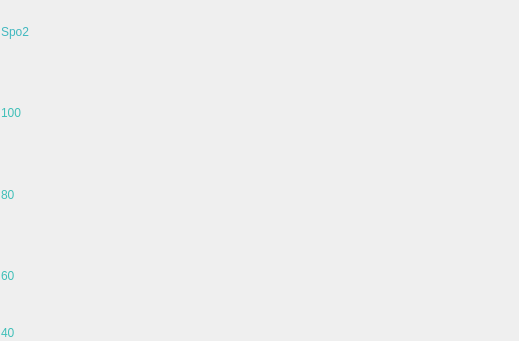
<?xml version="1.0" encoding="UTF-8"?>
<ui version="4.0">
 <class>LDrawCompressedWavefrom</class>
 <widget class="QWidget" name="LDrawCompressedWavefrom">
  <property name="geometry">
   <rect>
    <x>0</x>
    <y>0</y>
    <width>519</width>
    <height>341</height>
   </rect>
  </property>
  <property name="windowTitle">
   <string>Form</string>
  </property>
  <layout class="QHBoxLayout" name="horizontalLayout" stretch="1,8">
   <property name="spacing">
    <number>0</number>
   </property>
   <property name="leftMargin">
    <number>0</number>
   </property>
   <property name="topMargin">
    <number>0</number>
   </property>
   <property name="rightMargin">
    <number>0</number>
   </property>
   <property name="bottomMargin">
    <number>0</number>
   </property>
   <item>
    <widget class="QWidget" name="widget_2" native="true">
     <layout class="QVBoxLayout" name="verticalLayout_2" stretch="1,1,1,1,0">
      <property name="spacing">
       <number>20</number>
      </property>
      <property name="leftMargin">
       <number>1</number>
      </property>
      <property name="topMargin">
       <number>1</number>
      </property>
      <property name="rightMargin">
       <number>1</number>
      </property>
      <property name="bottomMargin">
       <number>1</number>
      </property>
      <item>
       <widget class="QLabel" name="label_2">
        <property name="palette">
         <palette>
          <active>
           <colorrole role="WindowText">
            <brush brushstyle="SolidPattern">
             <color alpha="255">
              <red>64</red>
              <green>184</green>
              <blue>191</blue>
             </color>
            </brush>
           </colorrole>
          </active>
          <inactive>
           <colorrole role="WindowText">
            <brush brushstyle="SolidPattern">
             <color alpha="255">
              <red>64</red>
              <green>184</green>
              <blue>191</blue>
             </color>
            </brush>
           </colorrole>
          </inactive>
          <disabled>
           <colorrole role="WindowText">
            <brush brushstyle="SolidPattern">
             <color alpha="255">
              <red>190</red>
              <green>190</green>
              <blue>190</blue>
             </color>
            </brush>
           </colorrole>
          </disabled>
         </palette>
        </property>
        <property name="text">
         <string>Spo2</string>
        </property>
       </widget>
      </item>
      <item>
       <widget class="QLabel" name="label_3">
        <property name="palette">
         <palette>
          <active>
           <colorrole role="WindowText">
            <brush brushstyle="SolidPattern">
             <color alpha="255">
              <red>64</red>
              <green>191</green>
              <blue>184</blue>
             </color>
            </brush>
           </colorrole>
          </active>
          <inactive>
           <colorrole role="WindowText">
            <brush brushstyle="SolidPattern">
             <color alpha="255">
              <red>64</red>
              <green>191</green>
              <blue>184</blue>
             </color>
            </brush>
           </colorrole>
          </inactive>
          <disabled>
           <colorrole role="WindowText">
            <brush brushstyle="SolidPattern">
             <color alpha="255">
              <red>190</red>
              <green>190</green>
              <blue>190</blue>
             </color>
            </brush>
           </colorrole>
          </disabled>
         </palette>
        </property>
        <property name="text">
         <string>100</string>
        </property>
       </widget>
      </item>
      <item>
       <widget class="QLabel" name="label_4">
        <property name="palette">
         <palette>
          <active>
           <colorrole role="WindowText">
            <brush brushstyle="SolidPattern">
             <color alpha="255">
              <red>64</red>
              <green>191</green>
              <blue>184</blue>
             </color>
            </brush>
           </colorrole>
          </active>
          <inactive>
           <colorrole role="WindowText">
            <brush brushstyle="SolidPattern">
             <color alpha="255">
              <red>64</red>
              <green>191</green>
              <blue>184</blue>
             </color>
            </brush>
           </colorrole>
          </inactive>
          <disabled>
           <colorrole role="WindowText">
            <brush brushstyle="SolidPattern">
             <color alpha="255">
              <red>190</red>
              <green>190</green>
              <blue>190</blue>
             </color>
            </brush>
           </colorrole>
          </disabled>
         </palette>
        </property>
        <property name="text">
         <string>80</string>
        </property>
       </widget>
      </item>
      <item>
       <widget class="QLabel" name="label_5">
        <property name="palette">
         <palette>
          <active>
           <colorrole role="WindowText">
            <brush brushstyle="SolidPattern">
             <color alpha="255">
              <red>64</red>
              <green>191</green>
              <blue>184</blue>
             </color>
            </brush>
           </colorrole>
          </active>
          <inactive>
           <colorrole role="WindowText">
            <brush brushstyle="SolidPattern">
             <color alpha="255">
              <red>64</red>
              <green>191</green>
              <blue>184</blue>
             </color>
            </brush>
           </colorrole>
          </inactive>
          <disabled>
           <colorrole role="WindowText">
            <brush brushstyle="SolidPattern">
             <color alpha="255">
              <red>190</red>
              <green>190</green>
              <blue>190</blue>
             </color>
            </brush>
           </colorrole>
          </disabled>
         </palette>
        </property>
        <property name="text">
         <string>60</string>
        </property>
       </widget>
      </item>
      <item>
       <widget class="QLabel" name="label_6">
        <property name="palette">
         <palette>
          <active>
           <colorrole role="WindowText">
            <brush brushstyle="SolidPattern">
             <color alpha="255">
              <red>64</red>
              <green>191</green>
              <blue>184</blue>
             </color>
            </brush>
           </colorrole>
          </active>
          <inactive>
           <colorrole role="WindowText">
            <brush brushstyle="SolidPattern">
             <color alpha="255">
              <red>64</red>
              <green>191</green>
              <blue>184</blue>
             </color>
            </brush>
           </colorrole>
          </inactive>
          <disabled>
           <colorrole role="WindowText">
            <brush brushstyle="SolidPattern">
             <color alpha="255">
              <red>190</red>
              <green>190</green>
              <blue>190</blue>
             </color>
            </brush>
           </colorrole>
          </disabled>
         </palette>
        </property>
        <property name="text">
         <string>40</string>
        </property>
       </widget>
      </item>
     </layout>
    </widget>
   </item>
   <item>
    <widget class="QWidget" name="widget" native="true">
     <layout class="QVBoxLayout" name="verticalLayout" stretch="1,6">
      <property name="spacing">
       <number>0</number>
      </property>
      <property name="leftMargin">
       <number>0</number>
      </property>
      <property name="topMargin">
       <number>0</number>
      </property>
      <property name="rightMargin">
       <number>10</number>
      </property>
      <property name="bottomMargin">
       <number>10</number>
      </property>
      <item>
       <widget class="QLabel" name="label">
        <property name="text">
         <string/>
        </property>
       </widget>
      </item>
      <item>
       <widget class="CompressedWave" name="waveWdt" native="true">
        <property name="autoFillBackground">
         <bool>true</bool>
        </property>
       </widget>
      </item>
     </layout>
    </widget>
   </item>
  </layout>
 </widget>
 <customwidgets>
  <customwidget>
   <class>CompressedWave</class>
   <extends>QWidget</extends>
   <header>LDrawCompressedWavefrom.h</header>
   <container>1</container>
  </customwidget>
 </customwidgets>
 <resources/>
 <connections/>
</ui>
